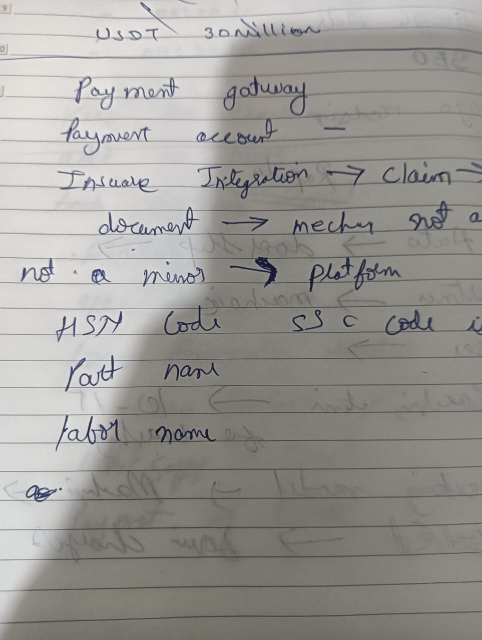
#> input picture uploads/08065a3e710a4c29955972479074c6d6.jpeg, 963 x 1280 px (shown at 1/2 size)
$ python -i vision_engine.py   (imports and definitions only)
#> lines starting #> are read from the running program, lines starting #| are printed output that depends on the picture; after the words box and inside, x2 and y2 are one past the last pixel; in counts of white or black regions, pixels touching at a corner belong together
#> further down, picture is the input picture: shape (1280, 963, 3); mean B, G, R 149.1, 152.6, 154.2
import cv2
import numpy as np

class DocumentVisionEngine:

    def __init__(self):
        print("[Vision] Engine Ready")

    def remove_grid_lines(self, image):
        """
        Remove notebook/grid lines from image.
        """
        if len(image.shape) == 3:
            gray = cv2.cvtColor(image, cv2.COLOR_BGR2GRAY)
        else:
            gray = image

        # Binary threshold
        _, binary = cv2.threshold(gray, 0, 255, cv2.THRESH_BINARY_INV + cv2.THRESH_OTSU)
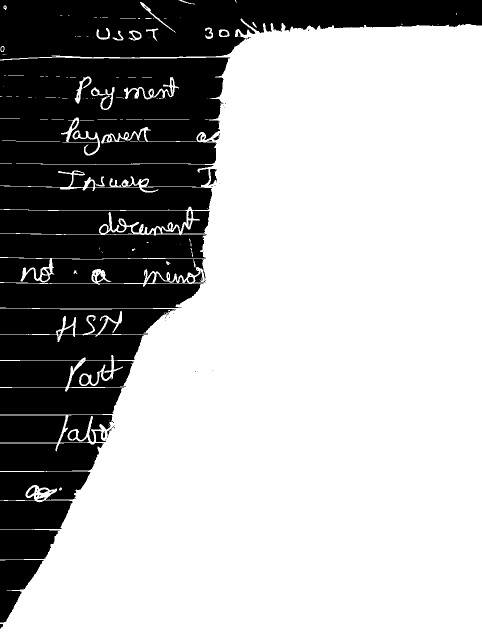
#> binary: shape (1280, 963) (shown at 1/2 size); 69.4% white; 126 black regions (55 under 20 px), largest, box (x1, y1, x2, y2) and area: (0, 115, 460, 421) 122645, (0, 0, 963, 119) 78687, (0, 467, 414, 518) 19134

        # Morphological operations to detect horizontal and vertical lines
        horizontal_kernel = cv2.getStructuringElement(cv2.MORPH_RECT, (25, 1))
        vertical_kernel = cv2.getStructuringElement(cv2.MORPH_RECT, (1, 25))

        # Detect horizontal lines
        horiz_lines = cv2.morphologyEx(binary, cv2.MORPH_OPEN, horizontal_kernel, iterations=2)
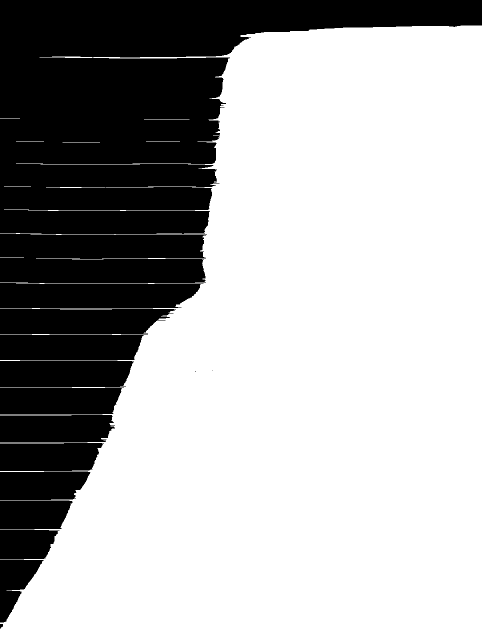
#> horiz_lines: shape (1280, 963) (shown at 1/2 size); 67.7% white; 16 black regions (2 under 20 px), largest, box (x1, y1, x2, y2) and area: (0, 0, 963, 469) 232268, (0, 467, 414, 567) 39161, (0, 566, 407, 617) 18725
        # Detect vertical lines
        vert_lines = cv2.morphologyEx(binary, cv2.MORPH_OPEN, vertical_kernel, iterations=2)
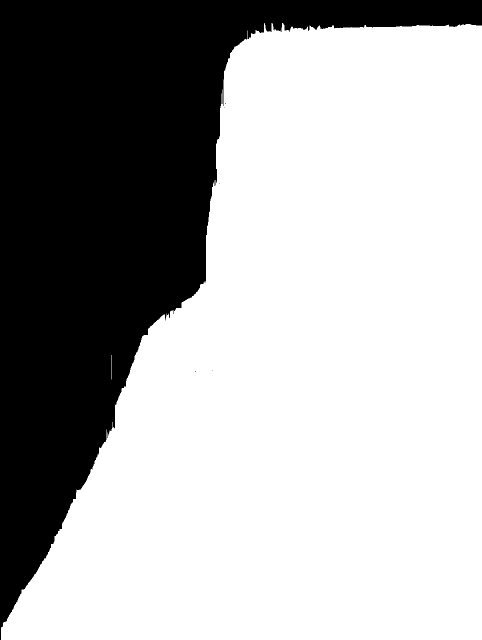
#> vert_lines: shape (1280, 963) (shown at 1/2 size); 67.1% white; 6 black regions (5 under 20 px), largest, box (x1, y1, x2, y2) and area: (0, 0, 963, 1280) 405807

        # Combine
        grid_lines = cv2.add(horiz_lines, vert_lines)
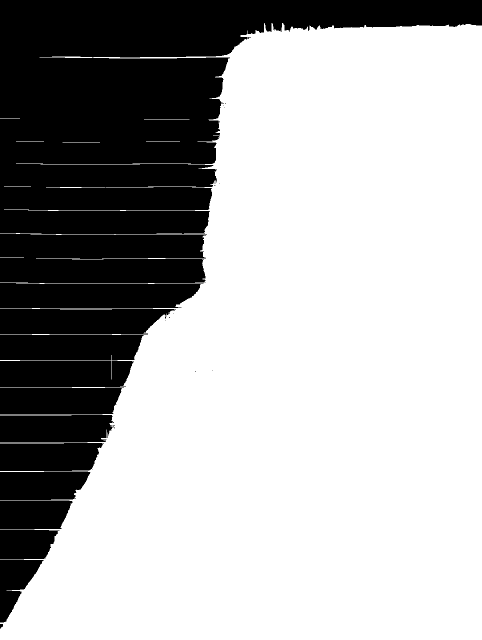
#> grid_lines: shape (1280, 963) (shown at 1/2 size); 67.8% white; 36 black regions (22 under 20 px), largest, box (x1, y1, x2, y2) and area: (0, 0, 963, 469) 231323, (0, 467, 414, 567) 39158, (0, 566, 407, 617) 18725

        # Invert and combine with original
        no_grid = cv2.bitwise_and(gray, cv2.bitwise_not(grid_lines))
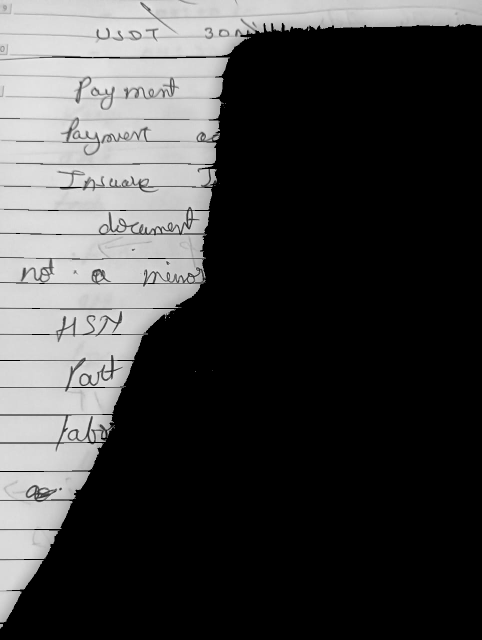
#> no_grid: shape (1280, 963) (shown at 1/2 size); min 0, max 250, mean 65.8

        return no_grid

    # [132 lines left out: functions deskew, perspective_correction, enhance_image, not called in this run]

>>> import cv2
>>> picture = cv2.imread('uploads/08065a3e710a4c29955972479074c6d6.jpeg')
>>> result = DocumentVisionEngine().remove_grid_lines(picture)
